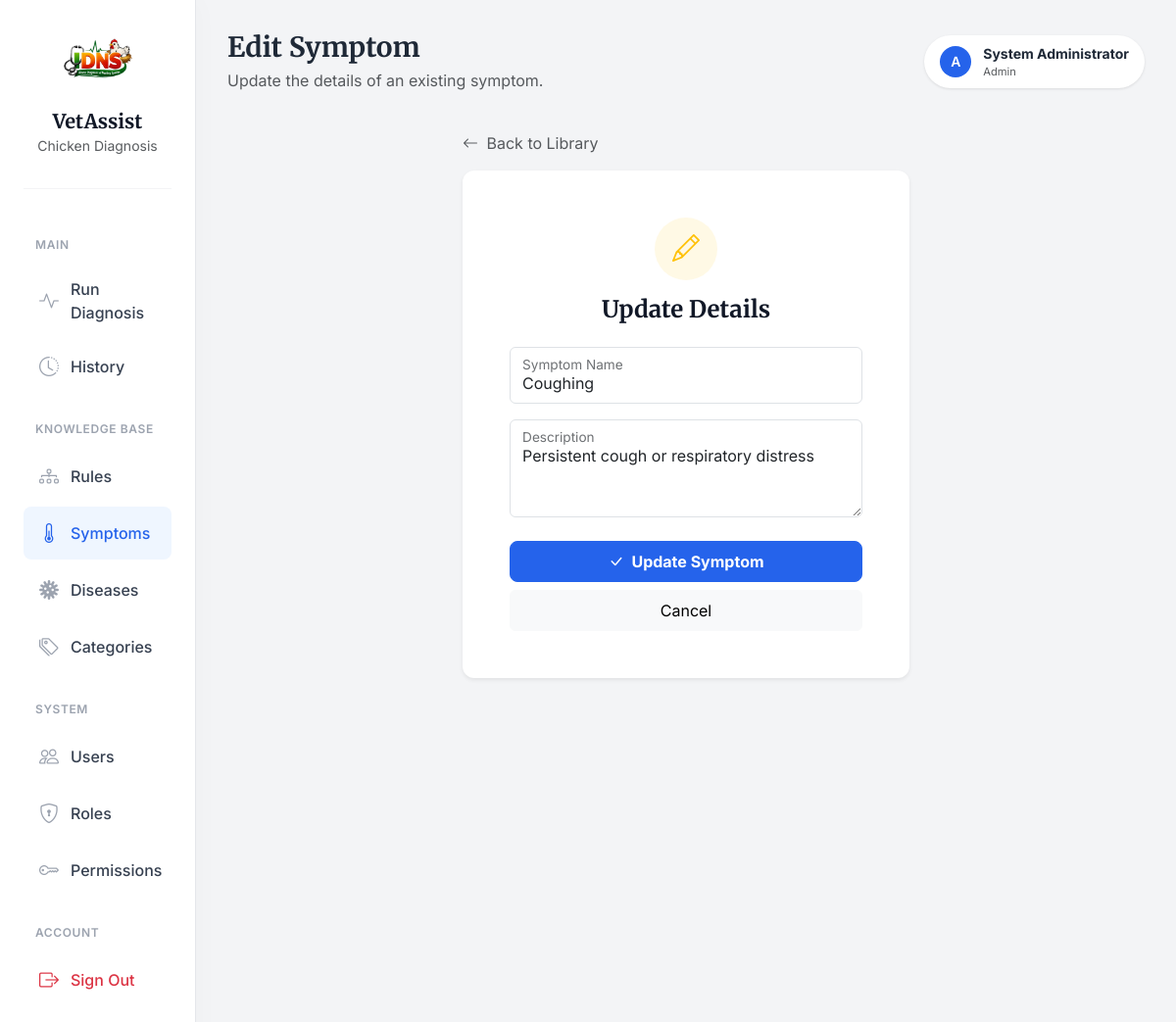
The app's page /expert-system/symptoms/1/edit (signed in) with its own data.
### app/models/user.py (models this page shows, shortened)
class UserTable(UserMixin, db.Model):
    __tablename__ = "tbl_users"
    id = db.Column(db.Integer, db.Sequence('seq_users_id'), primary_key=True)
    username = db.Column(db.String(80), unique=True, nullable=False)
    email = db.Column(db.String(120), unique=True, nullable=False)
    full_name = db.Column(db.String(120), nullable=False)
    is_active = db.Column(db.Boolean, default=True, nullable=False)
    password_hash = db.Column(db.String(255), nullable=False)
    created_at = db.Column(db.DateTime, default=datetime.utcnow, nullable=False)
    updated_at = db.Column(db.DateTime, default=datetime.utcnow, onupdate=datetime.utcnow, nullable=False)
    roles = db.relationship("RoleTable", secondary=tbl_user_roles, back_populates="users")
    def has_role(self, role_name: str) -> bool:
        return any(role.name == role_name for role in self.roles)
    def get_permission_codes(self) -> set[str]:
        return {perm.code for role in self.roles for perm in role.permissions}
    def has_permission(self, permission_code: str) -> bool:
        return permission_code in self.get_permission_codes()

### app/models/role.py (models this page shows, shortened)
class RoleTable(db.Model):
    __tablename__= "tbl_roles"
    id = db.Column(db.Integer, db.Sequence('seq_roles_id'), primary_key=True)
    name = db.Column(db.String(80), unique=True, nullable=False)
    description = db.Column(db.String(255))
    created_at = db.Column(db.DateTime, default=datetime.utcnow, nullable=False)
    updated_at = db.Column(db.DateTime, default=datetime.utcnow, onupdate=datetime.utcnow, nullable=False)
    users = db.relationship("UserTable", secondary=tbl_user_roles,back_populates="roles" )
    permissions = db.relationship("PermissionTable", secondary=tbl_role_permissions, back_populates="roles")

### app/models/expert_system.py (models this page shows, shortened)
class Symptom(db.Model):
    __tablename__ = "tbl_symptoms"
    id = db.Column(db.Integer, db.Sequence('seq_symptoms_id'), primary_key=True)
    name = db.Column(db.String(120), unique=True, nullable=False)
    description = db.Column(db.String(255))
    created_at = db.Column(db.DateTime, default=datetime.utcnow, nullable=False)
    cases = db.relationship(
        "Case",
        secondary=tbl_cases_symptoms,
        back_populates="symptoms",
    )
    rules = db.relationship(
        "Rule",
        secondary=tbl_rules_symptoms,
        back_populates="symptoms",
    )

### app/routes/expert_system.py (the view, shortened to what this page needs)
@expert_system_bp.route("/symptoms/<int:symptom_id>/edit", methods=["GET", "POST"])
@login_required
@require_permission("manage_symptoms")
def symptoms_edit(symptom_id: int):
    symptom = SymptomService.get_by_id(symptom_id)
    if symptom is None:
        abort(404)
    form = SymptomForm(obj=symptom)
    return render_template(
        "expert_system/symptoms/edit.html",
        form=form,
        symptom=symptom,
    )

### app/forms/expert_system_forms.py
class SymptomForm(FlaskForm):
    name = StringField("Symptom Name", validators=[DataRequired(), Length(min=2, max=120)])
    description = TextAreaField("Description")
    submit = SubmitField("Save")

### app/services/expert_system_service.py (called while the page is built)
    @staticmethod
    def get_by_id(symptom_id: int) -> Optional[Symptom]:
        return Symptom.query.get(symptom_id)

### app/templates/expert_system/symptoms/edit.html (shortened to what this page needs)
{% extends "layouts/base.html" %}
{% block page_title %}Edit Symptom{% endblock %}
{% block page_subtitle %}Update the details of an existing symptom.{% endblock %}
{% block content %}
<div class="row justify-content-center">
    <div class="col-md-8 col-lg-6">
        <div class="mb-3">
            <a href="{{ url_for('expert_system.symptoms_index') }}" class="text-decoration-none text-muted">
                <i class="bi bi-arrow-left me-1"></i> Back to Library
            </a>
        </div>
        <div class="card border-0 shadow-sm">
            <div class="card-body p-4 p-md-5">
                <form method="POST">
                    <div class="mb-4 text-center">
                        <div class="bg-warning bg-opacity-10 text-warning rounded-circle d-inline-flex align-items-center justify-content-center mb-3" style="width: 64px; height: 64px;">
                            <i class="bi bi-pencil fs-3"></i>
                        </div>
                        <h4 class="fw-bold">Update Details</h4>
                    </div>
                    <div class="form-floating mb-3">
                        {{ form.name(class="form-control", placeholder="e.g., Coughing") }}
                        {{ form.name.label }}
                    </div>
                    <div class="form-floating mb-4">
                        {{ form.description(class="form-control", placeholder="Description", style="height: 100px") }}
                        {{ form.description.label }}
                    </div>
                    <div class="d-grid gap-2">
                        <button type="submit" class="btn btn-primary py-2 fw-bold">
                            <i class="bi bi-check-lg me-2"></i>Update Symptom
                        </button>
                        <a href="{{ url_for('expert_system.symptoms_index') }}" class="btn btn-light py-2">Cancel</a>
                    </div>
                </form>
            </div>
        </div>
    </div>
</div>
{% endblock %}

### app/templates/layouts/base.html (shortened to what this page needs)
<!DOCTYPE html>
<html lang="en">
<head>
    <link href="https://cdn.jsdelivr.net/npm/bootstrap@5.3.0/dist/css/bootstrap.min.css" rel="stylesheet">
    <link rel="stylesheet" href="https://cdn.jsdelivr.net/npm/bootstrap-icons@1.11.3/font/bootstrap-icons.min.css">
</head>
<body>
    <div class="container-fluid">
        <div class="row">
            {% block sidebar %}
            <nav class="col-md-3 col-lg-2 d-md-block sidebar collapse" id="sidebarMenu">
                <div class="brand-section">
                    <img src="{{ url_for('static', filename='images/logo1.png') }}" alt="VetAssist Logo" class="brand-logo">
                    <h5 class="brand-font fw-bold mb-0">VetAssist</h5>
                    <small class="text-muted">Chicken Diagnosis</small>
                </div>
                <div class="position-sticky pt-2">
                    {% if current_user.is_authenticated %}
                        <div class="nav-section-label">Main</div>
                        <ul class="nav flex-column">
                            <li class="nav-item">
                                <a class="nav-link {% if 'expert_system.diagnose' in request.endpoint %}active{% endif %}" href="{{ url_for('expert_system.diagnose') }}">
                                    <i class="bi bi-activity"></i>
                                    Run Diagnosis
                                </a>
                            </li>
                            <li class="nav-item">
                                <a class="nav-link {% if 'expert_system.cases' in request.endpoint %}active{% endif %}" href="{{ url_for('expert_system.cases_index') }}">
                                    <i class="bi bi-clock-history"></i> History
                                </a>
                            </li>
                        </ul>
                        {% if current_user.has_role('Admin') or current_user.has_role('Doctor') %}
                        <div class="nav-section-label">Knowledge Base</div>
                        <ul class="nav flex-column">
                            <li class="nav-item">
                                <a class="nav-link {% if 'expert_system.rules' in request.endpoint %}active{% endif %}" href="{{ url_for('expert_system.rules_index') }}">
                                    <i class="bi bi-diagram-3"></i> Rules
                                </a>
                            </li>
                            <li class="nav-item">
                                <a class="nav-link {% if 'expert_system.symptoms' in request.endpoint %}active{% endif %}" href="{{ url_for('expert_system.symptoms_index') }}">
                                    <i class="bi bi-thermometer-half"></i> Symptoms
                                </a>
                            </li>
                            <li class="nav-item">
                                <a class="nav-link {% if 'expert_system.diseases' in request.endpoint %}active{% endif %}" href="{{ url_for('expert_system.diseases_index') }}">
                                    <i class="bi bi-virus"></i> Diseases
                                </a>
                            </li>
                            <li class="nav-item">
                                <a class="nav-link {% if 'expert_system.categories' in request.endpoint %}active{% endif %}" href="{{ url_for('expert_system.categories_index') }}">
                                    <i class="bi bi-tags"></i> Categories
                                </a>
                            </li>
                        </ul>
                        {% endif %}
                        {% if current_user.has_role('Admin') %}
                        <div class="nav-section-label">System</div>
                        <ul class="nav flex-column">
                            <li class="nav-item">
                                <a class="nav-link {% if 'tbl_users' in request.endpoint %}active{% endif %}" href="{{ url_for('tbl_users.index') }}">
                                    <i class="bi bi-people"></i> Users
                                </a>
                            </li>
                            <li class="nav-item">
                                <a class="nav-link {% if 'tbl_roles' in request.endpoint %}active{% endif %}" href="{{ url_for('tbl_roles.index') }}">
                                    <i class="bi bi-shield-lock"></i> Roles
                                </a>
                            </li>
                            <li class="nav-item">
                                <a class="nav-link {% if 'tbl_permissions' in request.endpoint %}active{% endif %}" href="{{ url_for('tbl_permissions.index') }}">
                                    <i class="bi bi-key"></i> Permissions
                                </a>
                            </li>
                        </ul>
                        {% endif %}
                        <div class="nav-section-label">Account</div>
                        <ul class="nav flex-column mb-4">
                            <li class="nav-item">
                                <a class="nav-link text-danger" href="{{ url_for('auth.logout') }}">
                                    <i class="bi bi-box-arrow-right text-danger"></i> Sign Out
                                </a>
                            </li>
                        </ul>
                    {% endif %}
                </div>
            </nav>
            {% endblock %}
            <main class="{% block main_class %}col-md-9 ms-sm-auto col-lg-10{% endblock %} content-wrapper">
                <div class="page-header">
                    <div>
                        <h2 class="h3 fw-bold mb-1">{% block page_title %}{% endblock %}</h2>
                        <p class="text-muted mb-0">{% block page_subtitle %}{% endblock %}</p>
                    </div>
                    {% if current_user.is_authenticated %}
                    <div class="user-profile">
                        <div class="user-avatar">
                            {{ current_user.username[0] | upper }}
                        </div>
                        <div class="d-none d-sm-block">
                            <div class="fw-bold small">{{ current_user.full_name }}</div>
                            <div class="text-muted" style="font-size: 0.7rem;">{{ current_user.roles[0].name if current_user.roles else 'User' }}</div>
                        </div>
                    </div>
                    {% endif %}
                </div>
                {% block content %}{% endblock %}
            </main>
        </div>
    </div>
</body>
</html>

### app/templates/layouts/base.html (style rules this page uses)
:root { --bg-body: #f3f4f6; --text-main: #1f2937; --text-muted: #6b7280; --primary-color: #2563eb; --primary-hover: #1d4ed8; --sidebar-bg: #ffffff; --sidebar-text: #374151; --sidebar-active-bg: #eff6ff; --sidebar-active-text: #2563eb; --card-shadow: 0 4px 6px -1px rgba(0, 0, 0, 0.1), 0 2px 4px -1px rgba(0, 0, 0, 0.06); --border-radius: 0.75rem; }
body { font-family: 'Inter', sans-serif; background-color: var(--bg-body); color: var(--text-main); -webkit-font-smoothing: antialiased; }
h1, h2, h3, h4, h5, .brand-font { font-family: 'Merriweather', serif; color: #111827; }
.sidebar { background-color: var(--sidebar-bg); border-right: 1px solid #e5e7eb; min-height: 100vh; padding: 1.5rem; box-shadow: 4px 0 24px rgba(0,0,0,0.02); }
.brand-section { padding-bottom: 2rem; margin-bottom: 1rem; border-bottom: 1px solid #f3f4f6; text-align: center; }
.brand-logo { max-width: 100%; height: auto; max-height: 80px; margin-bottom: 0.5rem; }
.nav-section-label { font-size: 0.75rem; font-weight: 600; text-transform: uppercase; letter-spacing: 0.05em; color: #9ca3af; margin-top: 1.5rem; margin-bottom: 0.75rem; padding-left: 0.75rem; }
.nav-link { color: var(--sidebar-text); padding: 0.75rem 1rem; border-radius: 0.5rem; margin-bottom: 0.25rem; font-weight: 500; display: flex; align-items: center; transition: all 0.2s ease; }
.nav-link i { font-size: 1.25rem; margin-right: 0.75rem; color: #9ca3af; transition: color 0.2s; }
.nav-link.active { background-color: var(--sidebar-active-bg); color: var(--sidebar-active-text); }
.nav-link.active i { color: var(--sidebar-active-text); }
.content-wrapper { padding: 2rem; }
.page-header { margin-bottom: 2.5rem; display: flex; justify-content: space-between; align-items: center; }
.user-profile { display: flex; align-items: center; gap: 0.75rem; padding: 0.5rem 1rem; background: white; border-radius: 2rem; box-shadow: 0 1px 3px rgba(0,0,0,0.1); }
.user-avatar { width: 32px; height: 32px; background-color: var(--primary-color); color: white; border-radius: 50%; display: flex; align-items: center; justify-content: center; font-weight: 600; font-size: 0.875rem; }
.card { background: white; border: none; border-radius: var(--border-radius); box-shadow: var(--card-shadow); transition: transform 0.2s ease, box-shadow 0.2s ease; }
.btn-primary { background-color: var(--primary-color); border-color: var(--primary-color); padding: 0.625rem 1.25rem; border-radius: 0.5rem; font-weight: 500; }

### records on screen
UserTable: username "A", full_name "System Administrator"
RoleTable: name "Admin"
Symptom: name "Coughing", description "Persistent cough or respiratory distress"
